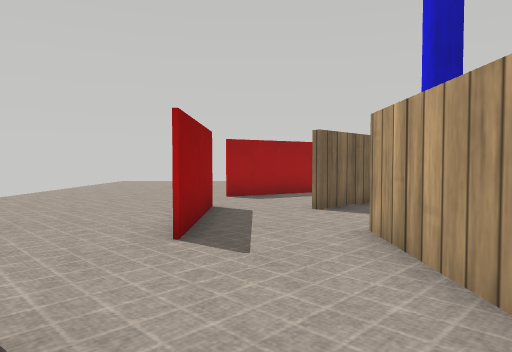
[1] (above)

24 first-person views from a walk through a world built for the Webots simulator. The camera is 0.25 m above the floor, tilts 2° down and sees 70° across. The floor is counted in squares, 0.25 m on a side. Each view is taken from the middle of a square. On the plan, view 1 faces up. The plan holds only what a view shows up to about 13 squares ahead; the rest is blank. The place goes on beyond the plan. The robots in the file are not drawn. Simple shapes and patterns stand in for the simulator's stock objects.

[2]
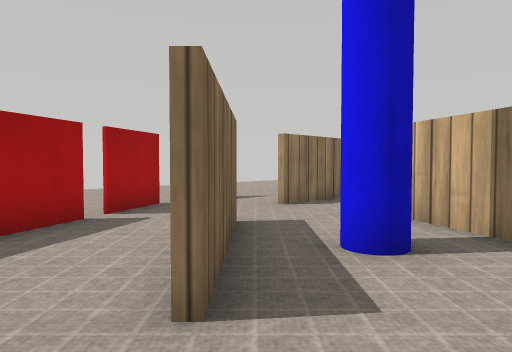

[3]
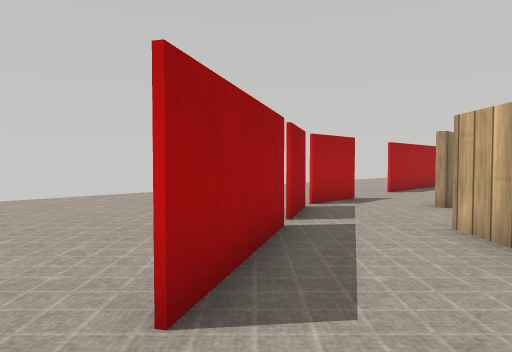

[4]
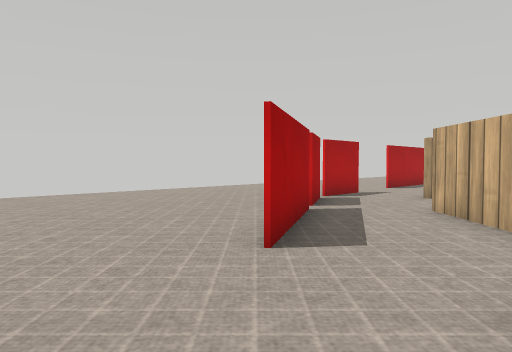

[5]
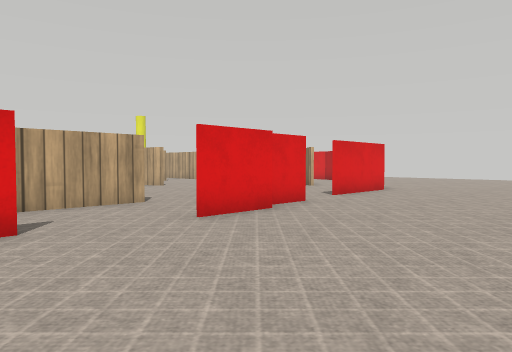

[6]
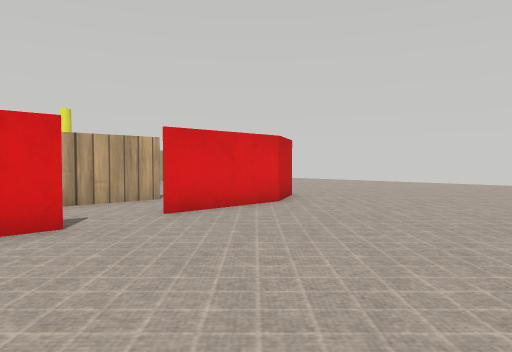

[7]
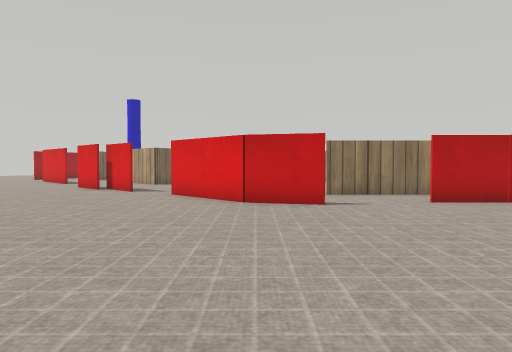

[8]
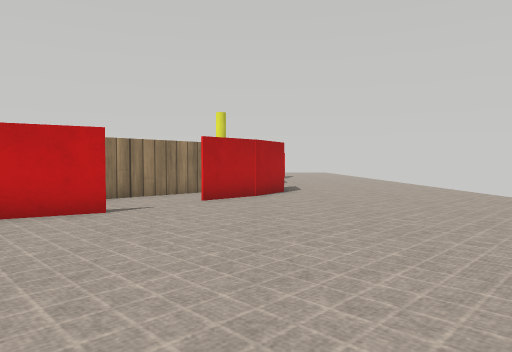

[9]
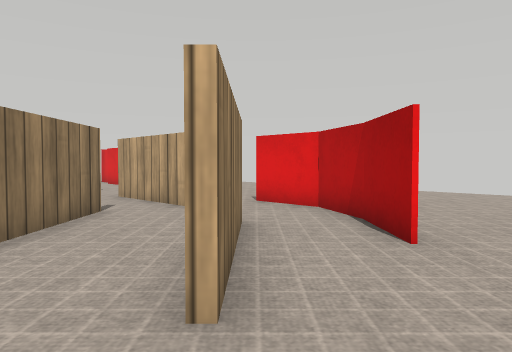

[10]
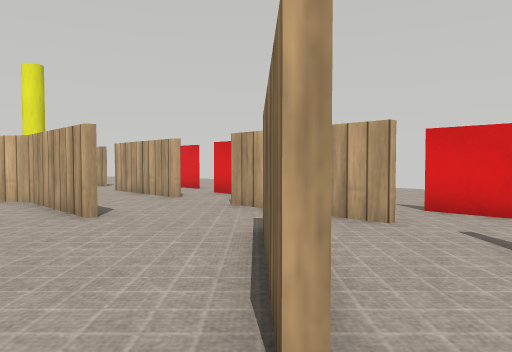

[11]
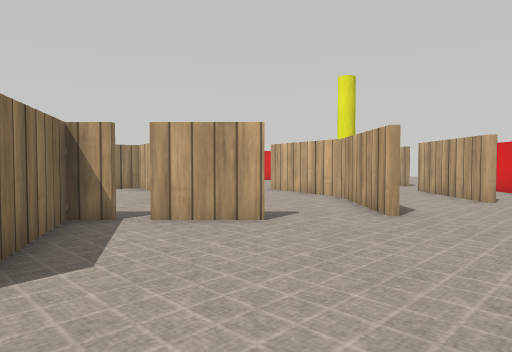

[12]
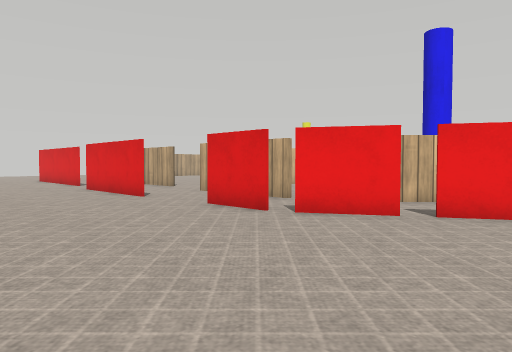

[13]
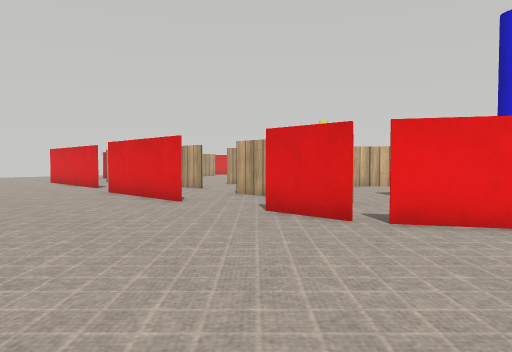

[14]
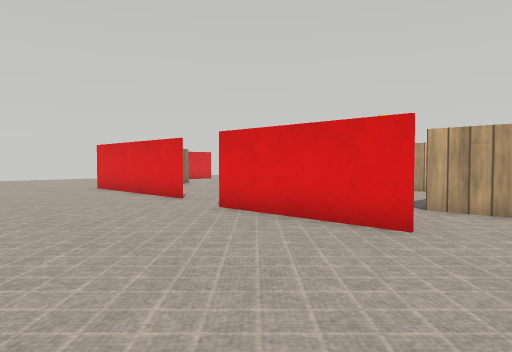

[15]
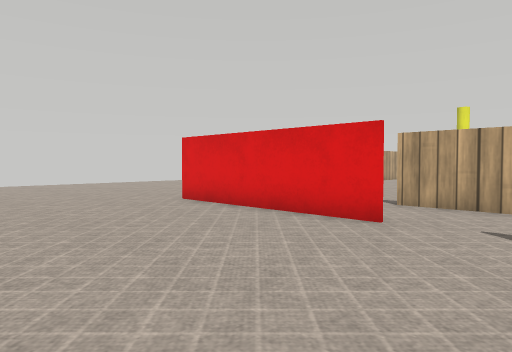

[16]
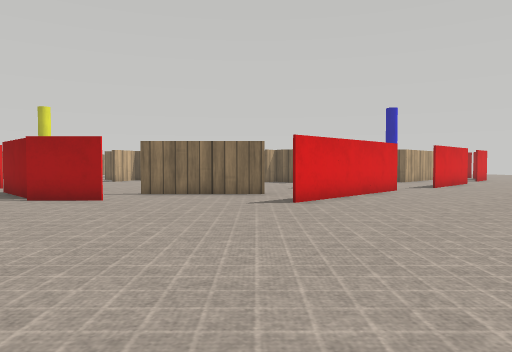

[17]
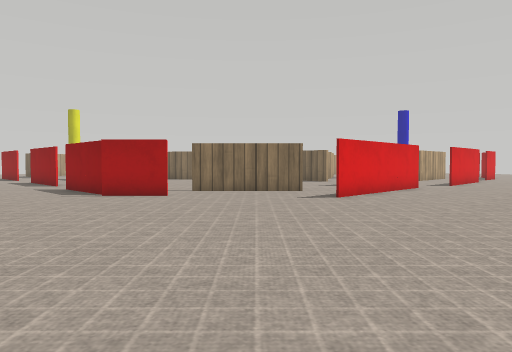

[18]
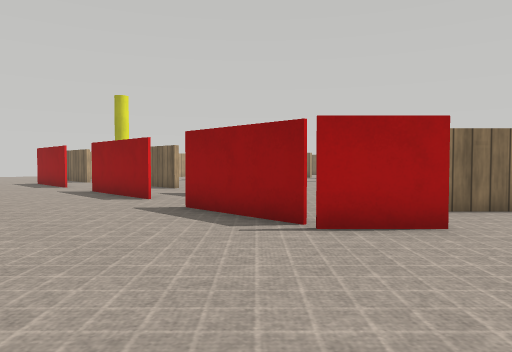

[19]
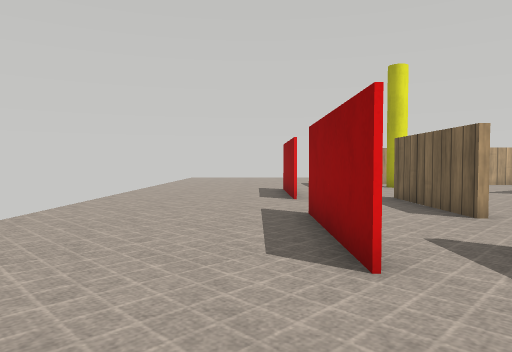

[20]
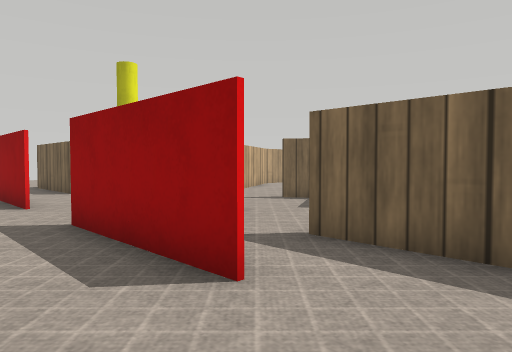

[21]
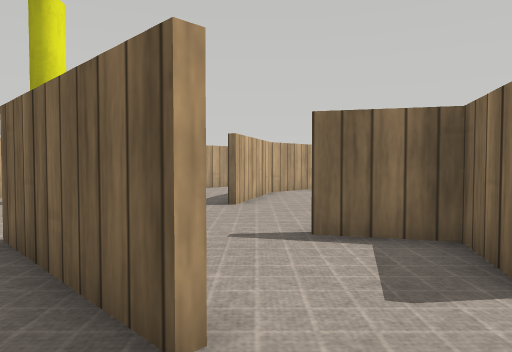

[22]
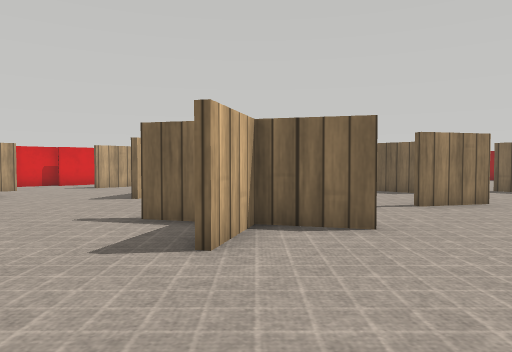

[23]
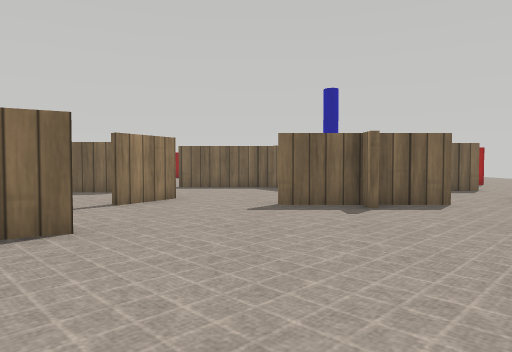

[24]
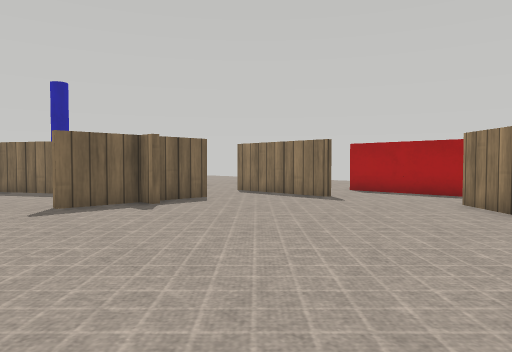

### Floor plan
Points are (right, up) in squares from view 1. A wall is a line through its corners. A room is listed if a view was taken in it or the views show most of it. See-through windows are left out.
Room 1 (views 1, 2, 3, 4, 5, 6, 7, 8, 9, 10, 11, 12, 13, 14, 15, 16, 17, 18, 19, 20, 21, 22, 23, 24)
walls: (13.6, 1.8) (15.4, 0.7); (10.8, 5.8) (8.7, 4.7); (8.8, 1.4) (8.8, 0.8); (11.6, -0.9) (11.6, -2.3); (11.4, -1.7) (8.7, -2.4); (16, 6.5) (15.3, 6.5) (15.3, 4.5); (15.3, 8.7) (15.3, 6.9); (18.8, 1.4) (20.9, -2.2); (5.6, 7) (6.6, 8.7); (11.4, -5.3) (11.4, -3.1); (19.8, -0.2) (21.5, 0.8); (15.5, 11.4) (17.9, 11.4); (9.4, 11.8) (6.8, 11.8); (9.4, 12) (11, 12); (21.3, 0.4) (19.8, -0.5); (17.9, 11.2) (14.8, 11.2); (1.7, 1.3) (1.7, 5.5); (6.6, 12) (7.5, 12); (11.8, -7.5) (15.8, -7.5) (19.1, -5.6); (4.2, 10.6) (1.3, 7.8); (5.9, -6.1) (8.8, -8.9); (2.4, 9.1) (4.1, 10.9); (10.9, 14.6) (10.1, 14.6); (10.1, 14.7) (14.5, 14.7); (16.8, 14.2) (22.9, 14.2); (7.4, 14.3) (5.3, 14.3); (24, -0.5) (24, -4.6); (8.7, -9.1) (6.5, -6.9); (24.8, 4.4) (24.8, 1.9); (22.5, 10.5) (21.3, 11.8); (21.4, 11.9) (24.3, 9); (2.1, -5.4) (2.1, -2.7); (5.3, 14.4) (7.4, 14.4); (4.8, 14.2) (3, 13.1); (2.8, 13.1) (4.7, 14.2); (2.4, 12.8) (-0.9, 10.9); (-1.5, -0.1) (-1.5, 2); (14.1, -10.8) (18, -10.8); (-1.1, -1.9) (-1.1, -0.5); (-1, 8.5) (-1, 4.8); (20.8, 14.1) (17.6, 14.1); (1.3, 12.3) (2.4, 12.9); (7.6, -10.8) (11.8, -10.8); (5.5, -10.2) (2.7, -7.4); (26.9, 2.8) (26.9, -1.4); (25.9, 10.2) (27.4, 8.7); (14, -12.9) (14.9, -12.9); (27.3, 8.4) (27.3, 5); (2.8, -10.5) (4.3, -12); (26.9, -4) (26.9, -6.9); (24.8, -7.6) (24.8, -9.2); (0.4, -9.1) (-0.7, -7.2) (-0.7, -3.7); (4.2, -12) (5.9, -12.9) (8, -12.9); (4.2, -12) (2.7, -10.5); (21, -11.4) (22.9, -11.4); (5.9, -13) (4.1, -12); (17.1, -13.5) (18, -13.5)
objects: blue pole (4, 8); yellow pole (22, -9)

Positions as (right, up) in squares from view 1, and headings:
1: (0, 0), facing up
2: (0, 6), facing up-right
3: (-2, 9), facing up-right
4: (-4, 8), facing up-right
5: (-7, 6), facing down-right
6: (-7, 0), facing down-right
7: (-7, -14), facing up-right
8: (-7, -12), facing right
9: (1, -6), facing down-right
10: (5, -5), facing down-right
11: (5, -5), facing right
12: (0, 20), facing down-right
13: (2, 20), facing down-right
14: (8, 20), facing down-right
15: (14, 20), facing down-right
16: (30, 20), facing down-left
17: (32, 20), facing down-left
18: (32, 12), facing down-left
19: (28, 6), facing down
20: (29, 5), facing down-left
21: (25, 1), facing down-left
22: (24, 4), facing down-left
23: (24, 4), facing left
24: (24, 2), facing up-left
